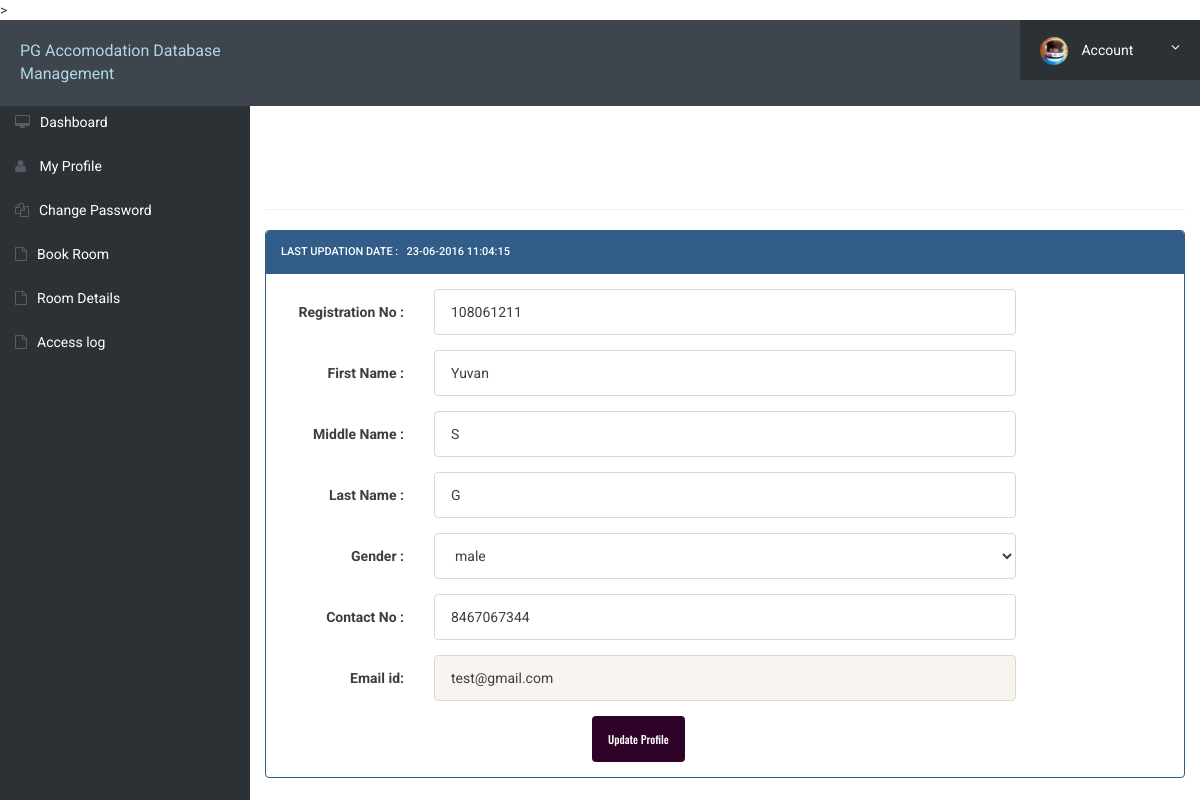
The page /my-profile.php (signed in) on the database its author committed.
### tables this page shows
CREATE TABLE IF NOT EXISTS `userregistration` (
  `id` int(11) NOT NULL,
  `regNo` varchar(255) NOT NULL,
  `firstName` varchar(255) NOT NULL,
  `middleName` varchar(255) NOT NULL,
  `lastName` varchar(255) NOT NULL,
  `gender` varchar(255) NOT NULL,
  `contactNo` bigint(20) NOT NULL,
  `email` varchar(255) NOT NULL,
  `password` varchar(255) NOT NULL,
  `regDate` timestamp NOT NULL DEFAULT CURRENT_TIMESTAMP,
  `updationDate` varchar(45) NOT NULL,
  `passUdateDate` varchar(45) NOT NULL
);

### my-profile.php (the view, shortened to what this page needs)
<?php
include('includes/config.php');
?>
<!doctype html>
<html lang="en" class="no-js">
<head>
	<link rel="stylesheet" href="css/font-awesome.min.css">
	<link rel="stylesheet" href="css/bootstrap.min.css">
	<link rel="stylesheet" href="css/dataTables.bootstrap.min.css">>
	<link rel="stylesheet" href="css/bootstrap-social.css">
	<link rel="stylesheet" href="css/bootstrap-select.css">
	<link rel="stylesheet" href="css/fileinput.min.css">
	<link rel="stylesheet" href="css/awesome-bootstrap-checkbox.css">
	<link rel="stylesheet" href="css/style.css">
</head>
<body>
	<?php include('includes/header.php');?>
	<div class="ts-main-content">
		<?php include('includes/sidebar.php');?>
		<div class="content-wrapper">
			<div class="container-fluid">
	<?php
$aid=$_SESSION['id'];
	$ret="select * from userregistration where id=?";
		$stmt= $mysqli->prepare($ret) ;
	 $stmt->bind_param('i',$aid);
	 $stmt->execute() ;
	 $res=$stmt->get_result();
	   while($row=$res->fetch_object())
	  {
	  	?>
				<div class="row">
					<div class="col-md-12">
						<h2 class="page-title"><?php echo $row->firstName;?>'s&nbsp;Profile </h2>
						<div class="row">
							<div class="col-md-12">
								<div class="panel panel-primary">
									<div class="panel-heading">
Last Updation date : &nbsp; <?php echo $row->updationDate;?>
</div>
<div class="panel-body">
<form method="post" action="" name="registration" class="form-horizontal" onSubmit="return valid();">
<div class="form-group">
<label class="col-sm-2 control-label"> Registration No : </label>
<div class="col-sm-8">
<input type="text" name="regno" id="regno"  class="form-control" required="required" value="<?php echo $row->regNo;?>" >
</div>
</div>
<div class="form-group">
<label class="col-sm-2 control-label">First Name : </label>
<div class="col-sm-8">
<input type="text" name="fname" id="fname"  class="form-control" value="<?php echo $row->firstName;?>"   required="required" >
</div>
</div>
<div class="form-group">
<label class="col-sm-2 control-label">Middle Name : </label>
<div class="col-sm-8">
<input type="text" name="mname" id="mname"  class="form-control" value="<?php echo $row->middleName;?>"  >
</div>
</div>
<div class="form-group">
<label class="col-sm-2 control-label">Last Name : </label>
<div class="col-sm-8">
<input type="text" name="lname" id="lname"  class="form-control" value="<?php echo $row->lastName;?>" required="required">
</div>
</div>
<div class="form-group">
<label class="col-sm-2 control-label">Gender : </label>
<div class="col-sm-8">
<select name="gender" class="form-control" required="required">
<option value="<?php echo $row->gender;?>"><?php echo $row->gender;?></option>
</select>
</div>
</div>
<div class="form-group">
<label class="col-sm-2 control-label">Contact No : </label>
<div class="col-sm-8">
<input type="text" name="contact" id="contact"  class="form-control" maxlength="10" value="<?php echo $row->contactNo;?>" required="required">
</div>
</div>
<div class="form-group">
<label class="col-sm-2 control-label">Email id: </label>
<div class="col-sm-8">
<input type="email" name="email" id="email"  class="form-control" value="<?php echo $row->email;?>" readonly>
</div>
</div>
<?php } ?>
<div class="col-sm-6 col-sm-offset-4">
<input type="submit" name="update" Value="Update Profile" class="btn btn-primary">
</div>
</form>
									</div>
									</div>
								</div>
							</div>
						</div>
							</div>
						</div>
					</div>
				</div>
</body>
</html>

### css/style.css (style rules this page uses)
html { font-size: 14px; }
@media only screen and (min-width: 480px) { html { font-size: 17px; } }
@media only screen and (min-width: 768px) { html { font-size: 14px; } }
body { font-size: 1em; }
.btn { font-family: 'Oswald', sans-serif; }
.panel { overflow: hidden; }
.btn { text-transform: none; }
.page-title { padding-bottom: 15px; margin-bottom: 20px; border-bottom: 1px solid #f0f0f0; }
.ts-main-content .content-wrapper { padding-top: 15px; margin-top: 20px; }
@media only screen and (min-width: 992px) { .ts-main-content .content-wrapper { margin-left: 250px; } }

### rows shown on the page
userregistration: updationDate "23-06-2016 11:04:15", regno "108061211", fname "Yuvan", mname "S", lname "G", gender "male", contact "8467067344", email "test@gmail.com"
